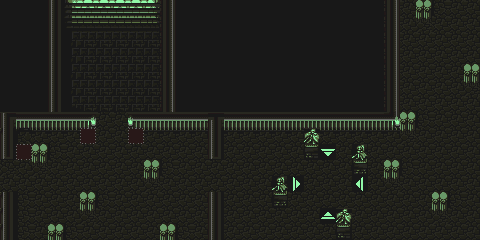

A level layout from a 2D game, rendered from its tile map. Below: a short description, then the map file with tile-grid data replaced by summaries:
An orthogonal 30x15 tile map with 16x16 px tiles, 4 tile layers (Tile Layer 1, Map Change 0, Map Change 1, Map Change 2).

<map version="1.10" tiledversion="1.11.2" orientation="orthogonal" renderorder="right-down" width="30" height="15" tilewidth="16" tileheight="16" infinite="0" nextlayerid="5" nextobjectid="1">
 <tileset firstgid="1" name="05000905" tilewidth="16" tileheight="16" tilecount="1024" columns="32">
  <image source="05000905.png" trans="ffffff" width="512" height="512" />
 </tileset>
 <layer id="1" name="Tile Layer 1" width="30" height="15">
  <properties>
   <property name="Anims" value="0x9C" />
   <property name="ChapterID" value="0x4A" />
   <property name="Main" value="" />
   <property name="MapChangesID" value="59" />
   <property name="MapID" value="0xE5" />
   <property name="ObjectType" value="0x5" />
   <property name="PaletteID" value="0x9" />
   <property name="TileConfig" value="0x5" />
  </properties>
  <data>[450 cells, 450 non-empty, 39 distinct tile ids]</data>
 </layer>
 <layer id="2" name="Map Change 0" width="30" height="15">
  <properties>
   <property name="Height" value="3" />
   <property name="ID" value="0" />
   <property name="Width" value="2" />
   <property name="X" value="0" />
   <property name="Y" value="9" />
  </properties>
  <data>[450 cells, 6 non-empty, 4 distinct tile ids]</data>
 </layer>
 <layer id="3" name="Map Change 1" width="30" height="15">
  <properties>
   <property name="Height" value="2" />
   <property name="ID" value="1" />
   <property name="Width" value="4" />
   <property name="X" value="5" />
   <property name="Y" value="7" />
  </properties>
  <data>[450 cells, 8 non-empty, 4 distinct tile ids]</data>
 </layer>
 <layer id="4" name="Map Change 2" width="30" height="15">
  <properties>
   <property name="Height" value="3" />
   <property name="ID" value="2" />
   <property name="Width" value="1" />
   <property name="X" value="13" />
   <property name="Y" value="9" />
  </properties>
  <data>[450 cells, 3 non-empty, 2 distinct tile ids]</data>
 </layer>
</map>
